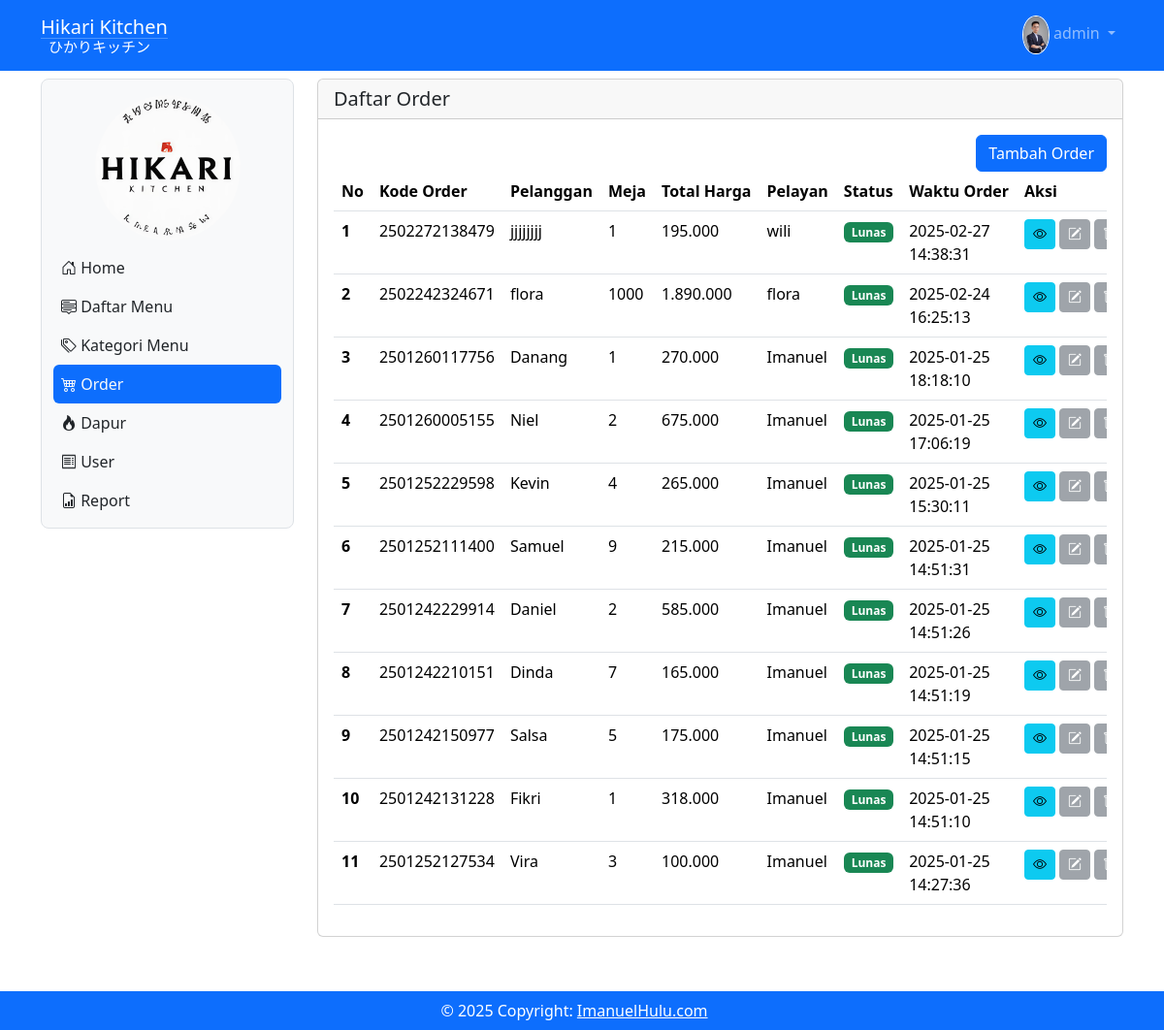
Page /order (signed in) on the committed database.
### tables this page shows
CREATE TABLE `tbl_user` (
  `id` int(11) NOT NULL,
  `nama` varchar(200) NOT NULL,
  `username` varchar(200) NOT NULL,
  `level` int(1) NOT NULL,
  `nohp` varchar(15) NOT NULL,
  `alamat` varchar(200) NOT NULL,
  `password` varchar(200) NOT NULL,
  `gambar` varchar(200) NOT NULL
);

CREATE TABLE `tbl_order` (
  `id_order` bigint(20) NOT NULL,
  `pelanggan` varchar(200) NOT NULL,
  `meja` int(11) NOT NULL,
  `id` int(11) NOT NULL,
  `tanggal_order` date NOT NULL DEFAULT current_timestamp(),
  `waktu_order` timestamp NOT NULL DEFAULT current_timestamp() ON UPDATE current_timestamp(),
  `status_pembayaran` varchar(100) NOT NULL
);

### order.php (the view, shortened to what this page needs)
<?php
include('proses/connect.php');
$query = mysqli_query($conn, "SELECT tbl_order.*, tbl_user.*, tbl_bayar.*, SUM(harga*jumlah) as total_harga FROM tbl_order
LEFT JOIN tbl_user ON tbl_order.id = tbl_user.id
LEFT JOIN tbl_list_order ON tbl_list_order.id_order = tbl_order.id_order
LEFT JOIN tbl_daftar_menu ON tbl_list_order.id_menu = tbl_daftar_menu.id_menu
LEFT JOIN tbl_bayar ON tbl_order.id_order = tbl_bayar.id_bayar
GROUP BY id_order
ORDER BY waktu_order DESC");
$result = [];
while ($row = mysqli_fetch_assoc($query)) {
  $result[] = $row;
}
?>
<div class="col-lg-9 mt-2 mb-5">
  <div class="card">
    <h5 class="card-header">Daftar Order</h5>
    <div class="card-body">
      <div class="row">
        <div class="col d-flex justify-content-end">
          <button class="btn btn-primary" data-bs-toggle="modal" data-bs-target="#modalTambahOrder">Tambah
            Order</button>
        </div>
      </div>
      <?php if ($result) { ?>
        <div class="table-responsive">
          <table class="table table-hover" id="example">
            <thead>
              <tr class="text-nowrap">
                <th scope="col">No</th>
                <th scope="col">Kode Order</th>
                <th scope="col">Pelanggan</th>
                <th scope="col">Meja</th>
                <th scope="col">Total Harga</th>
                <th scope="col">Pelayan</th>
                <th scope="col">Status</th>
                <th scope="col">Waktu Order</th>
                <th scope="col">Aksi</th>
              </tr>
            </thead>
            <tbody>
              <?php $i = 1; ?>
              <?php foreach ($result as $row) { ?>
                <tr>
                  <th scope="row"><?php echo $i ?></th>
                  <td><?php echo $row['id_order'] ?></td>
                  <td><?php echo $row['pelanggan'] ?></td>
                  <td><?php echo $row['meja'] ?></td>
                  <td><?php echo number_format($row['total_harga'], 0, ',', '.') ?></td>
                  <td><?php echo $row['nama'] ?></td>
                  <td><?php echo (isset($row['id_bayar'])) ? "<span class='badge text-bg-success'>Lunas</span>" : ""; ?>
                  </td>
                  <td><?php echo $row['waktu_order'] ?></td>
                  <td>
                    <div class="d-flex">
                      <a class="btn btn-info btn-sm me-1"
                        href="./?x=orderitem&order=<?php echo $row['id_order'] ?>&nama_pelanggan=<?php echo $row['pelanggan'] ?>&meja=<?php echo $row['meja'] ?>">
                        <i class="bi bi-eye"></i>
                      </a>
                      <button
                        class="<?php echo (!empty($row['id_bayar'])) ? "btn btn-secondary btn-sm me-1 disabled" : " btn btn-warning btn-sm me-1"; ?>"
                        data-bs-toggle="modal" data-bs-target="#modalEdit<?php echo $i ?>">
                        <i class="bi bi-pencil-square"></i>
                      </button>
                      <button
                        class="<?php echo (!empty($row['id_bayar'])) ? "btn btn-secondary btn-sm disabled" : " btn btn-danger btn-sm"; ?>"
                        data-bs-toggle="modal" data-bs-target="#modalDelete<?php echo $i ?>">
                        <i class="bi bi-trash"></i>
                      </button>
                    </div>
                  </td>
                </tr>
                <?php $i++; ?>
              <?php } ?>
            </tbody>
          </table>
        </div>
      <?php } else { ?>
        <p>Data order menu belum ada</p>
      <?php } ?>
    </div>
  </div>
</div>

### navbar.php (shortened to what this page needs)
<?php
include('proses/connect.php');
$query = mysqli_query($conn, "SELECT * FROM tbl_user");
?>
<nav class="navbar navbar-expand navbar-dark bg-primary sticky-top">
    <div class="container-lg">
        <a class="navbar-brand d-flex" href=".">
            <div class="">
                <p class="">Hikari Kitchen</p>
                <hr class="" style="margin-top: -20px;">
                <p class="text-align ms-2" style="margin-top: -19px; margin-bottom:0px; font-size:15px;">ひかりキッチン</p>
            </div>
        </a>
        <div class="collapse navbar-collapse justify-content-end" id="navbarNavDropdown">
            <ul class="navbar-nav">
                <li class="nav-item dropdown d-flex">
                    <a class="nav-link dropdown-toggle" href="#" role="button" data-bs-toggle="dropdown"
                        aria-expanded="false">
                        <div class="d-inline-block">
                            <img src="assets/img/user/<?php echo $result['gambar']; ?>" alt="" width="100%"
                                height="40px" style="border-radius: 50%; border: 1px solid #FFF">
                        </div>
                        <?php echo $result['nama']; ?>
                    </a>
                </li>
            </ul>
        </div>
    </div>
</nav>

### rows in the picture
tbl_user: gambar (picture), nama "admin"
tbl_order: id_order "2502272138479", pelanggan "jjjjjjjj", meja "1", total_harga "195.000", id.nama "wili", waktu_order "2025-02-27 14:38:31"
tbl_order: id_order "2502242324671", pelanggan "flora", meja "1000", total_harga "1.890.000", id.nama "flora", waktu_order "2025-02-24 16:25:13"
tbl_order: id_order "2501260117756", pelanggan "Danang", meja "1", total_harga "270.000", id.nama "Imanuel", waktu_order "2025-01-25 18:18:10"
tbl_order: id_order "2501260005155", pelanggan "Niel", meja "2", total_harga "675.000", id.nama "Imanuel", waktu_order "2025-01-25 17:06:19"
tbl_order: id_order "2501252229598", pelanggan "Kevin", meja "4", total_harga "265.000", id.nama "Imanuel", waktu_order "2025-01-25 15:30:11"
tbl_order: id_order "2501252111400", pelanggan "Samuel", meja "9", total_harga "215.000", id.nama "Imanuel", waktu_order "2025-01-25 14:51:31"
tbl_order: id_order "2501242229914", pelanggan "Daniel", meja "2", total_harga "585.000", id.nama "Imanuel", waktu_order "2025-01-25 14:51:26"
tbl_order: id_order "2501242210151", pelanggan "Dinda", meja "7", total_harga "165.000", id.nama "Imanuel", waktu_order "2025-01-25 14:51:19"
tbl_order: id_order "2501242150977", pelanggan "Salsa", meja "5", total_harga "175.000", id.nama "Imanuel", waktu_order "2025-01-25 14:51:15"
tbl_order: id_order "2501242131228", pelanggan "Fikri", meja "1", total_harga "318.000", id.nama "Imanuel", waktu_order "2025-01-25 14:51:10"
tbl_order: id_order "2501252127534", pelanggan "Vira", meja "3", total_harga "100.000", id.nama "Imanuel", waktu_order "2025-01-25 14:27:36"
